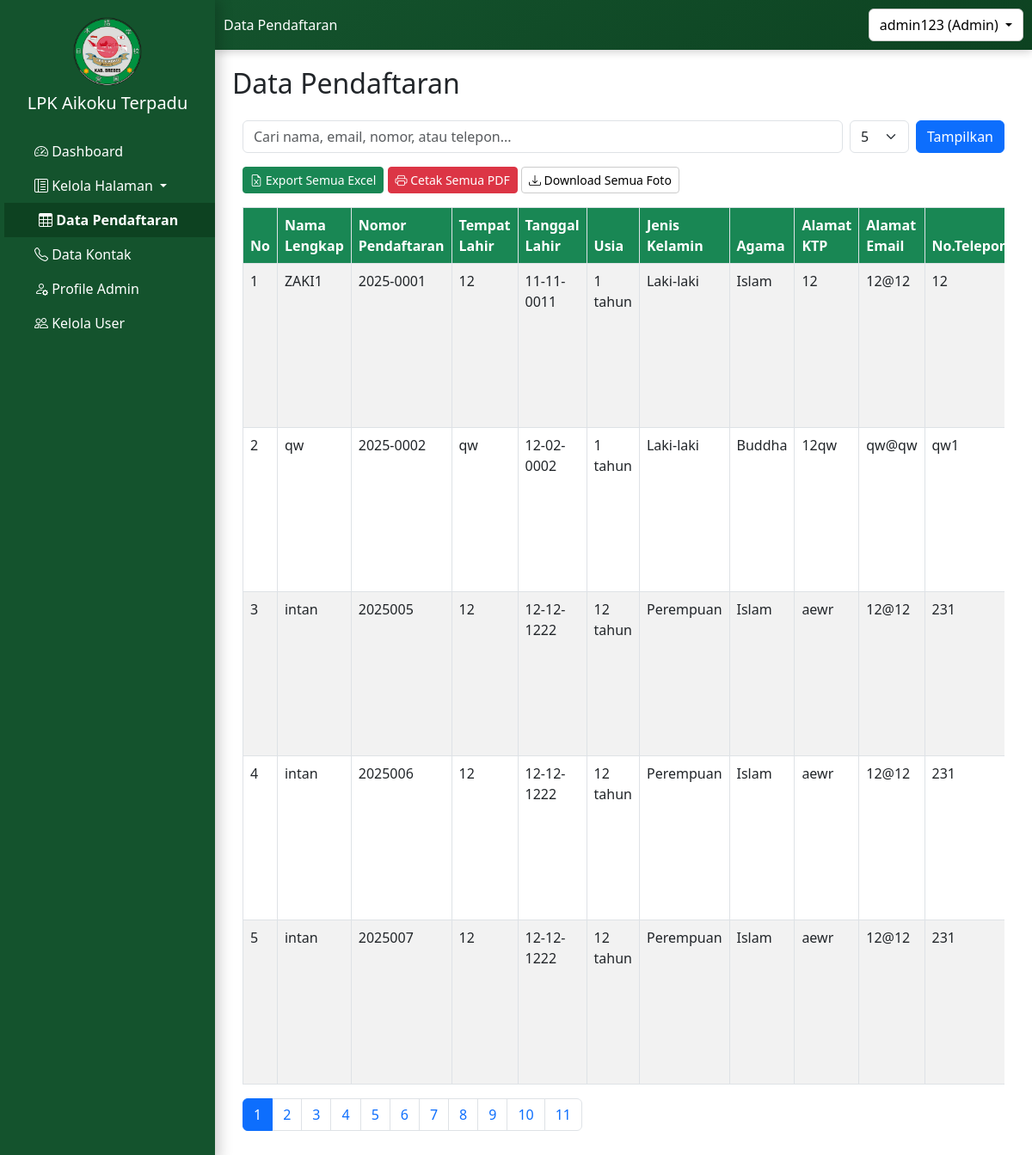
/admin/data_pendaftar/data_pendaftaran.php (signed in), run on the app's committed database.
### tables this page shows
CREATE TABLE `tb_pendaftaran` (
  `id_pendaftaran` int(11) NOT NULL,
  `nama_lengkap` varchar(100) DEFAULT NULL,
  `foto_diri` varchar(255) DEFAULT NULL,
  `nomor_pendaftaran` varchar(50) DEFAULT NULL,
  `tempat_lahir` varchar(100) DEFAULT NULL,
  `tanggal_lahir` date DEFAULT NULL,
  `usia` int(11) DEFAULT NULL,
  `jenis_kelamin` varchar(20) DEFAULT NULL,
  `agama` varchar(50) DEFAULT NULL,
  `alamat_ktp` text DEFAULT NULL,
  `email` varchar(100) DEFAULT NULL,
  `telepon` varchar(20) DEFAULT NULL,
  `alamat` text DEFAULT NULL,
  `alamat_keluarga` text DEFAULT NULL,
  `telepon_keluarga` varchar(20) DEFAULT NULL,
  `program` varchar(100) DEFAULT NULL,
  `bidang` varchar(100) DEFAULT NULL,
  `pendidikan_terakhir` varchar(50) DEFAULT NULL,
  `pengalaman_kerja` text DEFAULT NULL,
  `status_pernikahan` varchar(50) DEFAULT NULL,
  `motivasi` text DEFAULT NULL,
  `tinggi_badan` int(11) DEFAULT NULL,
  `berat_badan` int(11) DEFAULT NULL,
  `pengalaman_jepang` varchar(50) DEFAULT NULL,
  `penyakit_kronis` text DEFAULT NULL,
  `golongan_darah` varchar(5) DEFAULT NULL,
  `status` varchar(20) DEFAULT 'Pending',
  `tanggal_daftar` datetime DEFAULT current_timestamp(),
  `id_pengguna` int(11) DEFAULT NULL,
  `pengumuman` text DEFAULT NULL
);

### admin/data_pendaftar/data_pendaftaran.php (the view, shortened to what this page needs)
<?php
$pageTitle = 'Data Pendaftaran';
include '../../includes/config.php';
?>
<!DOCTYPE html>
<html lang="id">
<head>
</head>
<body>
    <?php include '../../sidebar1.php'; ?>
    <div class="content">
        <h2 class="mb-4"><?php echo $pageTitle; ?></h2>
        <div class="container-fluid mt-3">
            <form method="GET" class="d-flex mb-3">
                <input type="text" name="search" class="form-control me-2"
                    placeholder="Cari nama, email, nomor, atau telepon..."
                    value="<?= isset($_GET['search']) ? $_GET['search'] : '' ?>">
                <select name="limit" class="form-select w-auto me-2" onchange="this.form.submit()">
                    <?php
                    $limits = [5, 10, 15, 20];
                    foreach ($limits as $val) {
                        $selected = (isset($_GET['limit']) && $_GET['limit'] == $val) ? 'selected' : '';
                        echo "<option value='$val' $selected>$val</option>";
                    }
                    ?>
                </select>
                <button type="submit" class="btn btn-primary">Tampilkan</button>
            </form>
            <div class="mb-3">
                <a href="export_excel.php" class="btn btn-success btn-sm">
                    <i class="bi bi-file-earmark-excel"></i> Export Semua Excel
                </a>
                <a href="cetak_semua_pendaftaran.php" target="_blank" class="btn btn-danger btn-sm">
                    <i class="bi bi-printer"></i> Cetak Semua PDF
                </a>
                <a href="download_foto_zip.php" class="btn btn-dark btn-sm">
                    <i class="bi bi-download"></i> Download Semua Foto
                </a>
            </div>
            <div class="table-container">
                <table class="table table-bordered table-striped">
                    <thead>
                        <tr>
                            <th>No</th>
                            <th>Nama Lengkap</th>
                            <th>Nomor Pendaftaran</th>
                            <th>Tempat Lahir</th>
                            <th>Tanggal Lahir</th>
                            <th>Usia</th>
                            <th>Jenis Kelamin</th>
                            <th>Agama</th>
                            <th>Alamat KTP</th>
                            <th>Alamat Email</th>
                            <th>No.Telepon</th>
                        </tr>
                    </thead>
                    <?php
                    $limit = isset($_GET['limit']) ? (int) $_GET['limit'] : 5;
                    $page = isset($_GET['page']) ? (int) $_GET['page'] : 1;
                    $search = isset($_GET['search']) ? $_GET['search'] : '';
                    $offset = ($page - 1) * $limit;
                    $where = "";
                    $data = mysqli_query($mysqli, "SELECT * FROM tb_pendaftaran $where ORDER BY id_pendaftaran ASC LIMIT $limit OFFSET $offset");
                    $total_data_result = mysqli_query($mysqli, "SELECT COUNT(*) as total FROM tb_pendaftaran $where");
                    $total_data = mysqli_fetch_assoc($total_data_result)['total'];
                    $total_pages = ceil($total_data / $limit);
                    $no = $offset + 1;
                    ?>
                    <tbody>
                        <?php
                        while ($d = mysqli_fetch_array($data)) {
                            ?>
                            <tr>
                                <td><?= $no++ ?></td>
                                <td><?= $d['nama_lengkap'] ?></td>
                                <td><?= $d['nomor_pendaftaran'] ?></td>
                                <td><?= $d['tempat_lahir'] ?></td>
                                <td><?= date('d-m-Y', strtotime($d['tanggal_lahir'])) ?></td>
                                <td><?= $d['usia'] ?> tahun</td>
                                <td><?= $d['jenis_kelamin'] ?></td>
                                <td><?= $d['agama'] ?></td>
                                <td><?= $d['alamat_ktp'] ?></td>
                                <td><?= $d['email'] ?></td>
                                <td><?= $d['telepon'] ?></td>
                            </tr>
                        <?php } ?>
                    </tbody>
                </table>
                <nav>
                    <ul class="pagination">
                        <?php for ($i = 1; $i <= $total_pages; $i++): ?>
                            <li class="page-item <?= ($i == $page) ? 'active' : '' ?>">
                                <a class="page-link"
                                    href="?page=<?= $i ?>&limit=<?= $limit ?>&search=<?= $search ?>"><?= $i ?></a>
                            </li>
                        <?php endfor; ?>
                    </ul>
                </nav>
            </div>
        </div>
    </div>
</body>
</html>

### admin/data_pendaftar/data_pendaftaran.php (style rules this page uses)
thead th { background-color: #198754 !important; color: white !important; }
.table-container { overflow-x: auto; overflow-y: auto; max-width: 100%; max-height: 90vh; }
table { min-width: 1200px; }

### sidebar1.php (style rules this page uses)
.btn-dark { background-color: white !important; color: black !important; border: 1px solid #ccc; }
.content { margin-left: 250px; padding: 20px; overflow-x: auto; max-width: calc(100vw - 250px); }

### data on the page
tb_pendaftaran: nama_lengkap "ZAKI1", nomor_pendaftaran "2025-0001", tempat_lahir "12", tanggal_lahir "11-11-0011", usia "1", jenis_kelamin "Laki-laki", agama "Islam", alamat_ktp "12", email "12@12", telepon "12"
tb_pendaftaran: nama_lengkap "qw", nomor_pendaftaran "2025-0002", tempat_lahir "qw", tanggal_lahir "12-02-0002", usia "1", jenis_kelamin "Laki-laki", agama "Buddha", alamat_ktp "12qw", email "qw@qw", telepon "qw1"
tb_pendaftaran: nama_lengkap "intan", nomor_pendaftaran "2025005", tempat_lahir "12", tanggal_lahir "12-12-1222", usia "12", jenis_kelamin "Perempuan", agama "Islam", alamat_ktp "aewr", email "12@12", telepon "231"
tb_pendaftaran: nama_lengkap "intan", nomor_pendaftaran "2025006", tempat_lahir "12", tanggal_lahir "12-12-1222", usia "12", jenis_kelamin "Perempuan", agama "Islam", alamat_ktp "aewr", email "12@12", telepon "231"
tb_pendaftaran: nama_lengkap "intan", nomor_pendaftaran "2025007", tempat_lahir "12", tanggal_lahir "12-12-1222", usia "12", jenis_kelamin "Perempuan", agama "Islam", alamat_ktp "aewr", email "12@12", telepon "231"

### other printed values
$pageTitle "Data Pendaftaran"
$_SESSION['username'] "admin123"
$_SESSION['roles'] "Admin"
form field limit "5"
